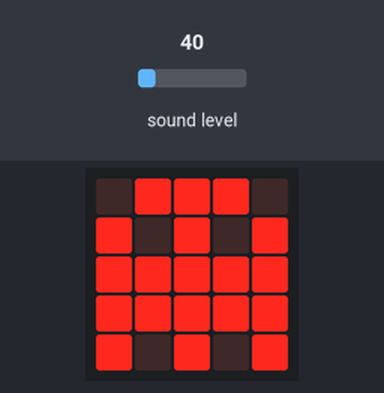
Bench run of a program on a simulated BBC micro:bit (MakeCode). On the bench: the board's 5×5 LED display. The inputs (shaded band) are chosen by the test bench; at power-on: sound level 40. Random numbers come from a fixed seed.

Above: at 1.8 s.
1.9 s: sound level set to 124
3.4 s: sound level set to 133
At 3.53 s:
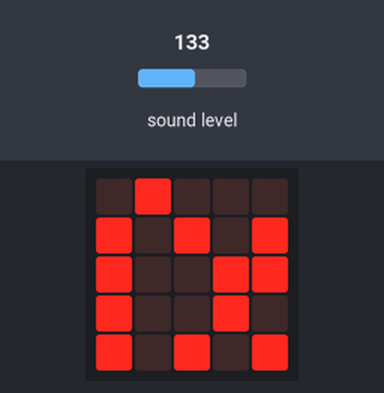
At 4.4 s:
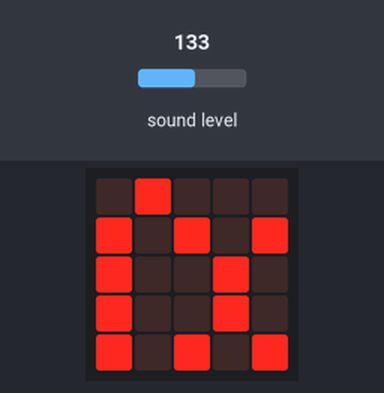
Timing chart, 0 to 6.4 s (numbered marks = the images above; inputs shaded):
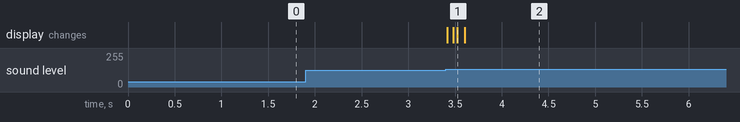

The program:

main.ts
```typescript
let col = 0
let row = 0
basic.showIcon(IconNames.Ghost)
basic.forever(function () {
    for (let index = 0; index < 4; index++) {
        if (input.soundLevel() > 128) {
            row = randint(0, 4)
            col = randint(0, 4)
            if (led.point(col, row)) {
                led.plot(col, row)
                led.unplot(col + 1, row)
            }
        }
    }
})
```

test.ts
```typescript
// ide kerülnek a tesztek; a rendszer ezt nem kompilálja, ha a csomagot bővítményként használják.
```

Measured:
- the behaviour switches between 128 and 129 on sound level (found by bisection; images 0 and 1)
- after the input at 1.9 s, every drawn part: stays the same
- after the input at 3.4 s, the display: first changes at once (image 1 shows a later state)
